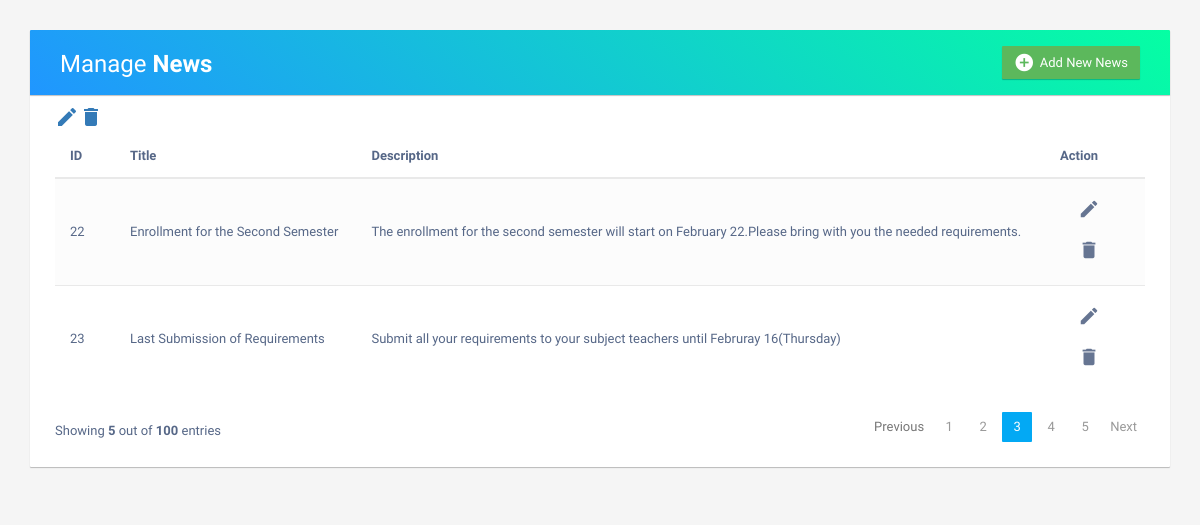
Screenshot of /admin/table.php with the database file from the repository.
### tables this page shows
CREATE TABLE `tbl_news` (
  `id` int(11) NOT NULL,
  `pic` varchar(200) NOT NULL,
  `pic2` varchar(200) NOT NULL,
  `pic3` varchar(200) NOT NULL,
  `title` varchar(200) NOT NULL,
  `description` varchar(200) NOT NULL,
  `dateDay` varchar(200) NOT NULL,
  `dateMonth` varchar(200) NOT NULL,
  `dateposted` varchar(200) NOT NULL,
  `place` varchar(200) NOT NULL,
  `para1` longtext NOT NULL,
  `para2` longtext NOT NULL,
  `para3` longtext NOT NULL
);

### admin/table.php (the view, shortened to what this page needs)
<!DOCTYPE html>
<html lang="en">
<head>
<link rel="stylesheet" href="https://maxcdn.bootstrapcdn.com/font-awesome/4.7.0/css/font-awesome.min.css">
<link rel="stylesheet" href="https://maxcdn.bootstrapcdn.com/bootstrap/3.3.7/css/bootstrap.min.css">
</head>
<body>
    <div class="container">
        <div class="table-wrapper">
            <div class="table-title">
                <div class="row">
                    <div class="col-sm-6">
      <h2>Manage <b>News</b></h2>
     </div>
     <div class="col-sm-6">
      <a href="#addEmployeeModal" class="btn btn-success" data-toggle="modal"><i class="material-icons">&#xE147;</i> <span>Add New News</span></a>
     </div>
                </div>
            </div>
            <table class="table table-striped table-hover">
                <thead>
                    <tr>
                        <th>ID</th>
                        <th>Title</th>
                        <th>Description</th>
                        <th>Action</th>
                    </tr>
                </thead>
                <tbody>
                    <?php
  include_once "connect.php";
    $sql_profile = "SELECT * FROM tbl_news";
    $result_profile = mysqli_query($con, $sql_profile);
    if (mysqli_num_rows($result_profile) > 0) {
        while($row = mysqli_fetch_array($result_profile)) {
          echo "<tr>";
            echo "<td>".$row['id']."</td>";
            echo "<td>".$row['title']."</td>";
            echo "<td>".$row['description']."</td>";
            echo "<td>";
              echo "<a href='#' id='".$row['id']."' class='edit-profile btn btn-outline-warning' data-bs-toggle='modal' data-bs-target='#profile-modal'><i class='material-icons'>&#xE254;</i></a>";
              echo " <a href='#' id='".$row['id']."' class='delete-profile btn btn-outline-danger' data-bs-toggle='modal' data-bs-target='#profile-modal-delete'><i class='material-icons'>&#xE872;</i></a>";
            echo "</td>";
          echo "</tr>";
       }
    }
?>
                <a href="#editEmployeeModal" class="edit" data-toggle="modal"><i class="material-icons" data-toggle="tooltip" title="Edit">&#xE254;</i></a>
                <a href="#deleteEmployeeModal" class="delete" data-toggle="modal"><i class="material-icons" data-toggle="tooltip" title="Delete">&#xE872;</i></a>
                </tbody>
            </table>
   <div class="clearfix">
                <div class="hint-text">Showing <b>5</b> out of <b>100</b> entries</div>
                <ul class="pagination">
                    <li class="page-item disabled"><a href="#">Previous</a></li>
                    <li class="page-item"><a href="#" class="page-link">1</a></li>
                    <li class="page-item"><a href="#" class="page-link">2</a></li>
                    <li class="page-item active"><a href="#" class="page-link">3</a></li>
                    <li class="page-item"><a href="#" class="page-link">4</a></li>
                    <li class="page-item"><a href="#" class="page-link">5</a></li>
                    <li class="page-item"><a href="#" class="page-link">Next</a></li>
                </ul>
            </div>
        </div>
    </div>
</body>
</html>

### admin/table.php (style rules this page uses)
body { color: #566787; background: #f5f5f5; font-family: 'Varela Round', sans-serif; font-size: 13px; }
.table-wrapper { background: #fff; padding: 20px 25px; margin: 30px 0; border-radius:1px; box-shadow: 0 1px 1px rgba(0, 0, 0, 0.247); }
.table-title { padding-bottom: 15px; background: linear-gradient(40deg, #2096ff, #05ffa3) !important; color: #fff; padding: 16px 30px; margin: -20px -25px 10px; border-radius: 1px 1px 0 0; box-shadow: 0 1px 1px rgba(0, 0, 0, 0.247); }
.table-title h2 { margin: 5px 0 0; font-size: 24px; }
.table-title .btn { color: #fff; float: right; font-size: 13px; border: none; min-width: 50px; border-radius: 1px; border: none; outline: none !important; margin-left: 10px; box-shadow: 0 1px 1px rgba(0, 0, 0, 0.247); }
.table-title .btn i { float: left; font-size: 21px; margin-right: 5px; }
.table-title .btn span { float: left; margin-top: 2px; }
table.table tr th, table.table tr td { border-color: #e9e9e9; padding: 12px 15px; vertical-align: middle; }
table.table tr th:first-child { width: 60px; }
table.table tr th:last-child { width: 100px; }
table.table-striped tbody tr:nth-of-type(odd) { background-color: #fcfcfc; }
table.table td:last-child i { opacity: 0.9; font-size: 22px; margin: 0 5px; }
table.table td a { font-weight: bold; color: #566787; display: inline-block; text-decoration: none; outline: none !important; }
table.table td i { font-size: 19px; }
.pagination { float: right; margin: 0 0 5px; }
.pagination li a { border: none; font-size: 13px; min-width: 30px; min-height: 30px; color: #999; margin: 0 2px; line-height: 30px; border-radius: 1px !important; text-align: center; padding: 0 6px; }
.pagination li.active a, .pagination li.active a.page-link { background: #03A9F4; }
.hint-text { float: left; margin-top: 10px; font-size: 13px; }

### rows the page displays
tbl_news: id "22", title "Enrollment for the Second Semester", description "The enrollment for the second semester will start on February 22.Please bring with you the needed requirements."
tbl_news: id "23", title "Last Submission of Requirements", description "Submit all your requirements to your subject teachers until Februray 16(Thursday)"
